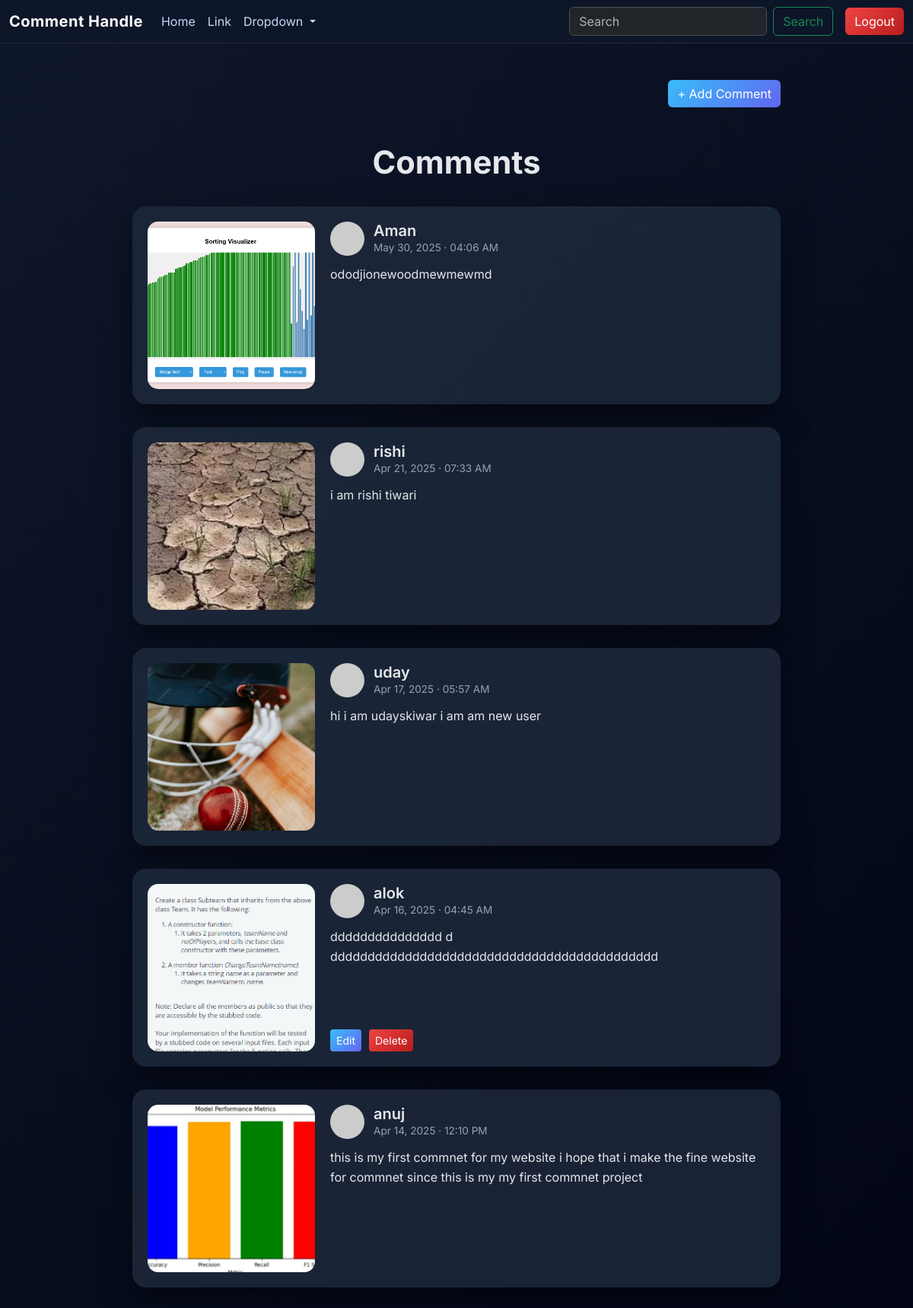
Screenshot of / (signed in) with the database file from the repository.
### comment/models.py (models this page shows, shortened)
class Comment(models.Model):
    user = models.ForeignKey(User,on_delete=models.CASCADE)
    text = models.TextField(max_length=300)
    image = models.ImageField(upload_to="photos" ,  blank=True,null=True)
    created_at  = models.DateTimeField(auto_now_add=True)
    updated_at = models.DateTimeField(auto_now=True)

### comment/views.py (the view)
# urls.py: path('',views.comment_list,name="comment_list"),
def comment_list(request):
    comments = Comment.objects.all().order_by('-created_at')
    return render(request,'comment/comment_list.html',{'comments':comments})

### comment/templates/comment/comment_list.html (shortened to what this page needs)
{% extends "layout.html" %}
{% block content %}
<div class="container comments-container">
    <div class="d-flex justify-content-end mb-4">
        <a href="{% url 'create_comment' %}" class="btn btn-primary">
            + Add Comment
        </a>
    </div>
    <h1 class="page-title">Comments</h1>
    {% for comment in comments %}
    <div class="comment-card-lg">
        {% if comment.image %}
        <img src="{{ comment.image.url }}" class="comment-image-lg">
        {% endif %}
        <div class="comment-content">
            <div class="comment-header">
                <img src="https://i.pravatar.cc/150?img={{ forloop.counter }}">
                <div>
                    <h5>{{ comment.user.username }}</h5>
                    <div class="comment-date">
                        {{ comment.created_at|date:"M d, Y · h:i A" }}
                    </div>
                </div>
            </div>
            <p class="comment-text">
                {{ comment.text }}
            </p>
            {% if comment.user == user %}
            <div class="comment-actions">
                <a href="{% url 'update_comment' comment.id %}" class="btn btn-primary btn-sm">
                    Edit
                </a>
                <a href="{% url 'delete_comment' comment.id %}" class="btn btn-danger btn-sm">
                    Delete
                </a>
            </div>
            {% endif %}
        </div>
    </div>
    {% endfor %}
</div>
{% endblock %}

### templates/layout.html (style rules this page uses)
* { font-family: 'Inter', sans-serif; }
body { background: linear-gradient(135deg, #0f172a, #020617); color: #e5e7eb; min-height: 100vh; }
.page-title { text-align: center; font-size: 2.6rem; font-weight: 700; margin: 3rem 0 2rem; }
.comment-date { font-size: 0.85rem; color: #94a3b8; }
.btn-primary { background: linear-gradient(135deg, #38bdf8, #6366f1); border: none; }
.btn-danger { background: linear-gradient(135deg, #ef4444, #b91c1c); border: none; }
.container { max-width: 900px; }

### comment/templates/comment/comment_list.html (style rules this page uses)
.comments-container { margin-top: 3rem; }
.comment-card-lg { display: flex; gap: 20px; background: rgba(30, 41, 59, 0.85); border-radius: 18px; padding: 20px; margin-bottom: 30px; box-shadow: 0 15px 40px rgba(0,0,0,0.5); transition: transform 0.3s ease, box-shadow 0.3s ease; }
.comment-image-lg { width: 220px; height: 220px; object-fit: cover; border-radius: 14px; }
.comment-content { flex: 1; display: flex; flex-direction: column; }
.comment-header { display: flex; align-items: center; gap: 12px; }
.comment-header img { width: 45px; height: 45px; border-radius: 50%; }
.comment-header h5 { margin: 0; font-weight: 600; }
.comment-date { font-size: 0.85rem; color: #94a3b8; }
.comment-text { margin-top: 12px; color: #e5e7eb; line-height: 1.6; }
.comment-actions { margin-top: auto; display: flex; gap: 10px; }

### rows the page displays
Comment: image (picture), user.username "Aman", created_at "May 30, 2025 · 04:06 AM", text "ododjionewoodmewmewmd"
Comment: image (picture), user.username "rishi", created_at "Apr 21, 2025 · 07:33 AM", text "i am rishi tiwari"
Comment: image (picture), user.username "uday", created_at "Apr 17, 2025 · 05:57 AM", text "hi i am udayskiwar i am am new user"
Comment: image (picture), user.username "alok", created_at "Apr 16, 2025 · 04:45 AM", text "ddddddddddddddd d dddddddddddddddddddddddddddddddddddddddddddd", shows "Edit"
Comment: image (picture), user.username "anuj", created_at "Apr 14, 2025 · 12:10 PM", text "this is my first commnet for my website i hope that i make the fine website for commnet since this is my my first commnet project"
